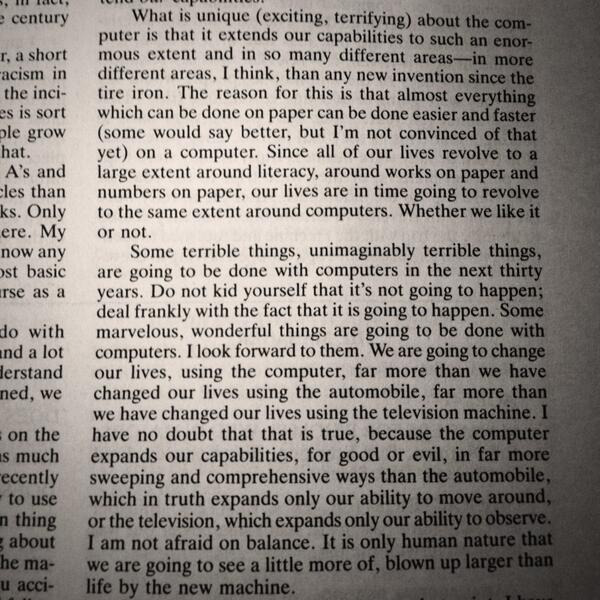
#> input picture shadowed_text_2.jpg, 600 x 600 px
$ jupyter execute adaptive_thresholding.ipynb
#> lines starting #> are read from the running program, lines starting #| are printed output that depends on the picture; after the words box and inside, x2 and y2 are one past the last pixel; in counts of white or black regions, pixels touching at a corner belong together
[cell 1]
import matplotlib
import matplotlib.pyplot as plt
import cv2 as cv
import os

from skimage.filters import threshold_niblack, threshold_sauvola

matplotlib.rcParams['font.size'] = 9

# Define image paths
image_path = "./shadowed_text_2.jpg"

# Loop over each image path

img = cv.imread(image_path, cv.IMREAD_GRAYSCALE)
#> img: shape (600, 600); min 0, max 255, mean 138.6
assert os.path.exists(image_path), f"File {image_path} could not be read, check with os.path.exists()"

# Apply Gaussian filtering
image = cv.GaussianBlur(img, (5, 5), 0)
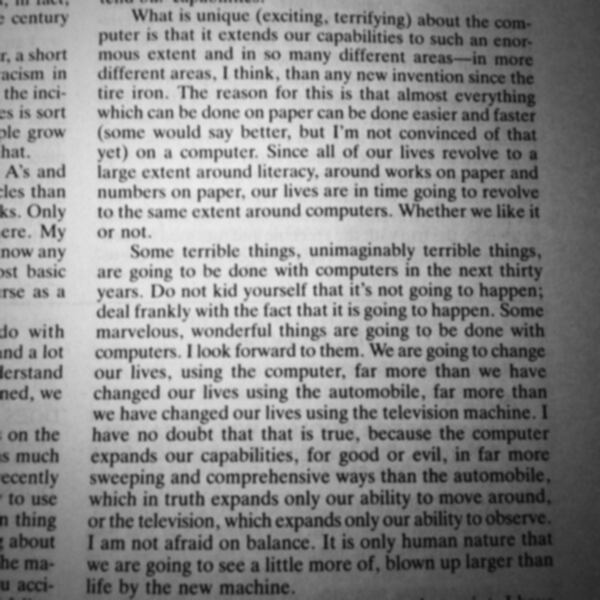
#> image: shape (600, 600); min 16, max 235, mean 138.6

# Apply adaptive thresholding methods
adaptive_thresh_mean = cv.adaptiveThreshold(image, 255, cv.ADAPTIVE_THRESH_MEAN_C, cv.THRESH_BINARY, 11, 10)
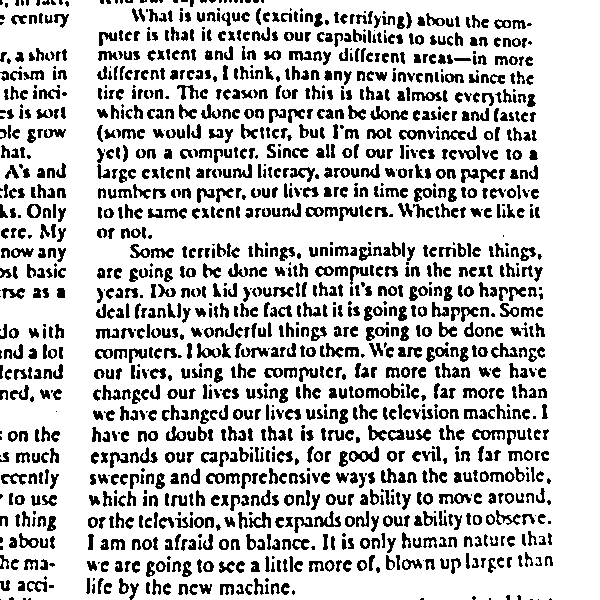
#> adaptive_thresh_mean: shape (600, 600); 78.5% white; 1473 black regions (222 under 20 px), largest, box (x1, y1, x2, y2) and area: (349, 446, 379, 462) 219, (472, 429, 505, 440) 203, (439, 493, 471, 504) 193
adaptive_thresh_gaussian = cv.adaptiveThreshold(image, 255, cv.ADAPTIVE_THRESH_GAUSSIAN_C, cv.THRESH_BINARY, 11, 2)
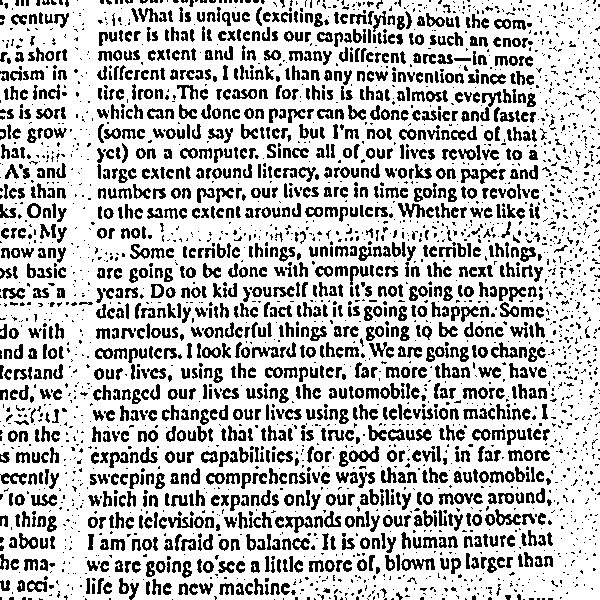
#> adaptive_thresh_gaussian: shape (600, 600); 74.5% white; 3154 black regions (1833 under 20 px), largest, box (x1, y1, x2, y2) and area: (349, 446, 379, 462) 234, (401, 558, 435, 571) 223, (285, 516, 313, 533) 213

# Apply Niblack and Sauvola methods
window_size = 25
thresh_niblack = threshold_niblack(image, window_size=window_size, k=1)
thresh_sauvola = threshold_sauvola(image, window_size=window_size, k=0.2)
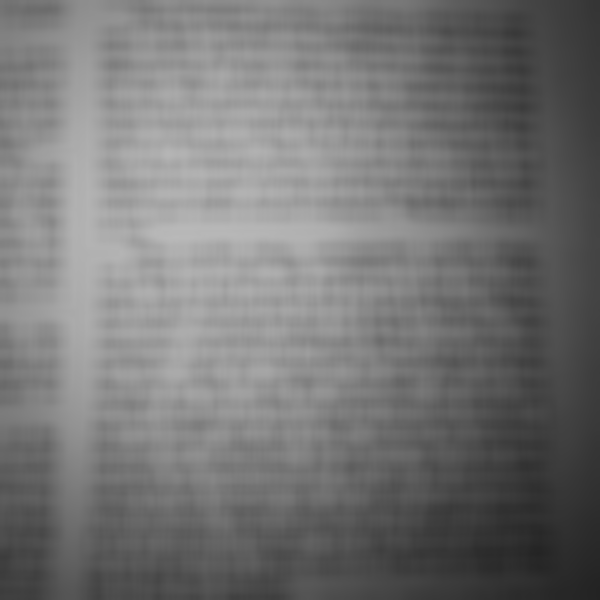
#> thresh_sauvola: shape (600, 600) float64; min 35.77, max 185.1, mean 117.3

binary_niblack = image > thresh_niblack
#> binary_niblack: shape (600, 600) bool; 81.4% white; 1727 black regions (460 under 20 px), largest, box (x1, y1, x2, y2) and area: (486, 511, 521, 525) 202, (495, 20, 531, 29) 201, (315, 512, 341, 527) 154
binary_sauvola = image > thresh_sauvola
#> binary_sauvola: shape (600, 600) bool; 77.4% white; 1059 black regions (167 under 20 px), largest, box (x1, y1, x2, y2) and area: (285, 512, 341, 532) 459, (485, 510, 546, 525) 449, (398, 405, 458, 419) 427

# Display the results
plt.figure(figsize=(20, 5))

plt.subplot(1, 5, 1)
plt.imshow(image, cmap=plt.cm.gray)
plt.title('Original')
plt.axis('off')

plt.subplot(1, 5, 2)
plt.imshow(adaptive_thresh_mean, cmap=plt.cm.gray)
plt.title('Adaptive Mean')
plt.axis('off')

plt.subplot(1, 5, 3)
plt.imshow(adaptive_thresh_gaussian, cmap=plt.cm.gray)
plt.title('Adaptive Gaussian')
plt.axis('off')

plt.subplot(1, 5, 4)
plt.imshow(binary_niblack, cmap=plt.cm.gray)
plt.title('Niblack Threshold')
plt.axis('off')

plt.subplot(1, 5, 5)
plt.imshow(binary_sauvola, cmap=plt.cm.gray)
plt.title('Sauvola Threshold')
plt.axis('off')

plt.show()

[cell 2]
import matplotlib
import matplotlib.pyplot as plt
import cv2 as cv
import os

from skimage.filters import threshold_niblack, threshold_sauvola

matplotlib.rcParams['font.size'] = 9

# Define image paths
image_path = "./shadowed_object_1.jpg"

# Loop over each image path

img = cv.imread(image_path, cv.IMREAD_GRAYSCALE)
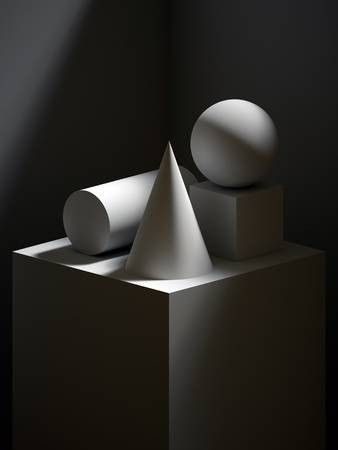
#> input picture shadowed_object_1.jpg, 338 x 450 px
#> img: shape (450, 338); min 0, max 255, mean 39.6
assert os.path.exists(image_path), f"File {image_path} could not be read, check with os.path.exists()"

# Apply Gaussian filtering
image = cv.GaussianBlur(img, (5, 5), 0)
#> image: shape (450, 338)

# Apply adaptive thresholding methods
adaptive_thresh_mean = cv.adaptiveThreshold(image, 255, cv.ADAPTIVE_THRESH_MEAN_C, cv.THRESH_BINARY, 11, 10)
#> adaptive_thresh_mean: shape (450, 338); 96.6% white; 21 black regions (6 under 20 px), largest, box (x1, y1, x2, y2) and area: (186, 94, 278, 182) 769, (119, 277, 238, 385) 751, (172, 141, 216, 270) 621
adaptive_thresh_gaussian = cv.adaptiveThreshold(image, 255, cv.ADAPTIVE_THRESH_GAUSSIAN_C, cv.THRESH_BINARY, 11, 2)
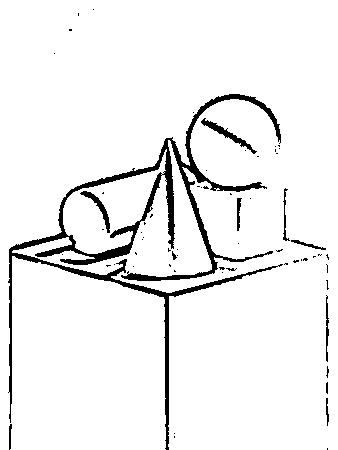
#> adaptive_thresh_gaussian: shape (450, 338); 94% white; 64 black regions (53 under 20 px), largest, box (x1, y1, x2, y2) and area: (8, 94, 283, 450) 7694, (201, 118, 257, 154) 337, (80, 191, 110, 233) 254

# Apply Niblack and Sauvola methods
window_size = 25
thresh_niblack = threshold_niblack(image, window_size=window_size, k=1)
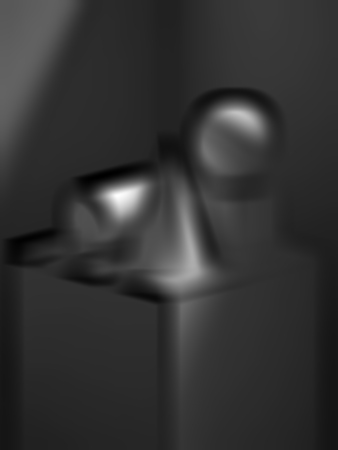
#> thresh_niblack: shape (450, 338) float64; min -20.51, max 224.7, mean 28.9; drawn with min black and max white
thresh_sauvola = threshold_sauvola(image, window_size=window_size, k=0.2)
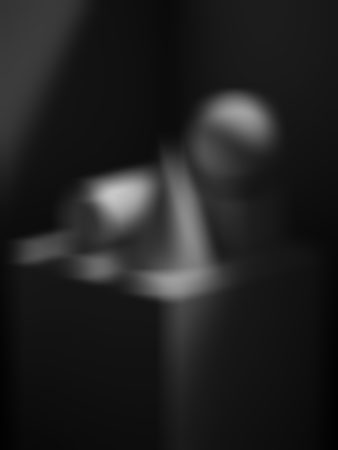
#> thresh_sauvola: shape (450, 338) float64; min 1.35, max 200.7, mean 33

binary_niblack = image > thresh_niblack
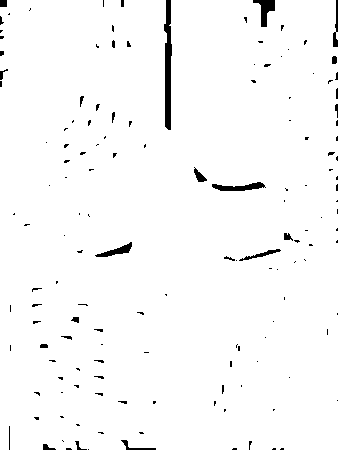
#> binary_niblack: shape (450, 338) bool; 97.8% white; 147 black regions (122 under 20 px), largest, box (x1, y1, x2, y2) and area: (164, 0, 172, 130) 745, (253, 0, 275, 27) 280, (212, 182, 266, 191) 270
binary_sauvola = image > thresh_sauvola
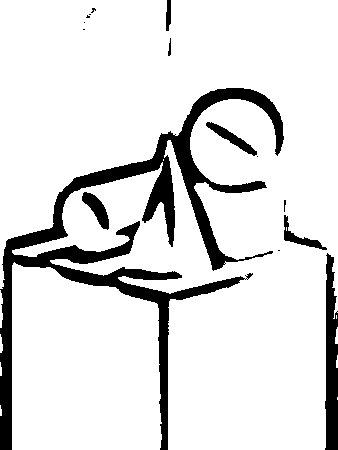
#> binary_sauvola: shape (450, 338) bool; 87.5% white; 15 black regions (8 under 20 px), largest, box (x1, y1, x2, y2) and area: (0, 88, 284, 450) 15426, (325, 253, 338, 450) 2033, (82, 192, 109, 230) 462

# Display the results
plt.figure(figsize=(20, 5))

plt.subplot(1, 5, 1)
plt.imshow(image, cmap=plt.cm.gray)
plt.title('Original')
plt.axis('off')

plt.subplot(1, 5, 2)
plt.imshow(adaptive_thresh_mean, cmap=plt.cm.gray)
plt.title('Adaptive Mean')
plt.axis('off')

plt.subplot(1, 5, 3)
plt.imshow(adaptive_thresh_gaussian, cmap=plt.cm.gray)
plt.title('Adaptive Gaussian')
plt.axis('off')

plt.subplot(1, 5, 4)
plt.imshow(binary_niblack, cmap=plt.cm.gray)
plt.title('Niblack Threshold')
plt.axis('off')

plt.subplot(1, 5, 5)
plt.imshow(binary_sauvola, cmap=plt.cm.gray)
plt.title('Sauvola Threshold')
plt.axis('off')

plt.show()
